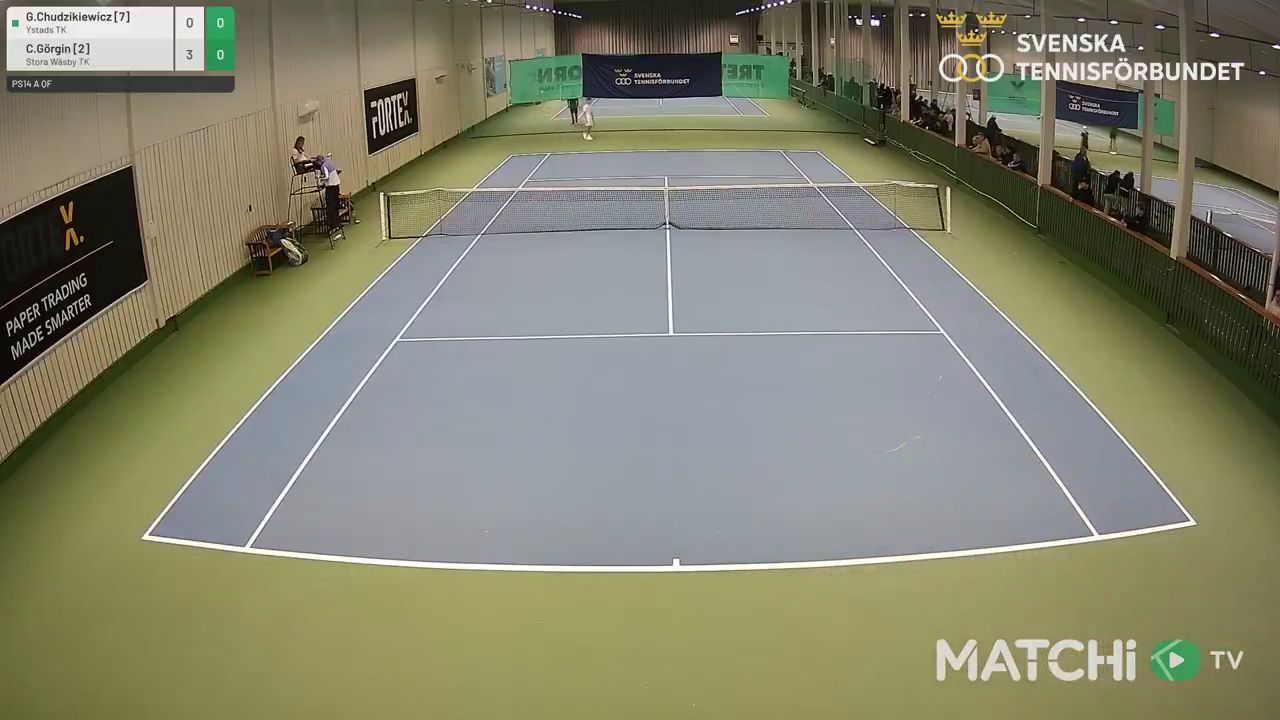
#> input picture ml_pipeline/fixtures_calib/indoor_matchi_0.jpg, 1280 x 720 px; its folder holds only this picture in this run
$ python -i lens_distortion.py   (imports and definitions only)
#> lines starting #> are read from the running program, lines starting #| are printed output that depends on the picture; after the words box and inside, x2 and y2 are one past the last pixel; in counts of white or black regions, pixels touching at a corner belong together
#> further down, picture is the input picture: shape (720, 1280, 3); mean B, G, R 110.3, 132.4, 132.1
"""
Fix E — camera-agnostic lens-distortion estimation (2026-05-28).

Estimates and corrects barrel/fisheye distortion from a single video with NO
checkerboard: the tennis court's many long, mutually-parallel, known-straight
white lines ARE the calibration target ("plumb-line" / straightness methods).

Two estimators + auto model selection (per the research synthesis in
docs/_investigation/court_calibration_silent_degeneracy.md §Architectural
proposal, Agent 2):

  • LINE  — one-parameter division model (Fitzgibbon): r_u = r_d / (1+λ·r_d²).
            Minimise the straightness residual of detected court lines over
            (centre, λ), then convert λ → OpenCV Brown-Conrady (k1, k2).
            Works even when keypoint coverage is sparse (uses whole lines).
  • FISHEYE — cv2.fisheye.calibrate (Kannala-Brandt) from court keypoints,
            for strong wide-angle/GoPro lenses the k1,k2 polynomial can't fit.
  • AUTO  — fit both, pick the one with the lower residual line curvature.

Correction is applied at the COORDINATE-TRANSFORM layer (cv2.undistortPoints
on court keypoints for the homography fit, and on individual detections
downstream) — never a full-frame remap. So it slots in front of the existing
homography/radial fit with negligible per-frame cost and no detector retraining.

⚠️ STATUS: built 2026-05-28, DORMANT by default. Gated behind the env var
T5_CALIB_LENS_MODE (off|line|fisheye|auto; default 'off'). The radial path in
camera_calibration.py already handles the wide MATCHi/club cameras we see in
production; this module future-proofs for the phone-ultrawide / GoPro-fisheye
cameras coming as users onboard. The FISHEYE path is UNVALIDATED end-to-end
until a Class-C/D fixture exists (see court_calibration_camera_taxonomy.md).
Do NOT enable in production without validating on a real wide/fisheye clip.

INTEGRATION (deploy-later — do this WITH a Class-C/D fixture, not before):
  1. Acquire a phone-ultrawide + a GoPro tennis clip → add as bench_lens
     fixtures; tune `band`/bounds and confirm the recovered k1 matches the
     known lens (this is the missing validation — on near-rectilinear footage
     the residual signal is too weak to verify accuracy; `bench_lens` only
     proves the estimator is well-behaved / non-divergent today).
  2. In court_detector: when lens_mode()!='off', buffer ~12 calibration
     frames; at lock call estimate_lens_distortion(frames, observations,
     shape) in a try/except (must never break the lock) → store self._lens.
  3. Apply consistently at the transform layer (this is the load-bearing
     part — get all directions consistent or coordinates will be wrong):
       • undistort the calibration keypoint OBSERVATIONS via undistort_points()
         BEFORE fit_calibration (so the homography/radial fit is in
         undistorted space);
       • undistort the query pixel at the top of to_court_coords();
       • the ROI extractors project metric→pixel (project_metres_to_pixel) to
         find scan regions in the DISTORTED frame — those results must be
         RE-distorted (inverse of undistort_points) or the ROI lands wrong.
     All four gated on `self._lens is not None` (None when the env flag is
     off) so the default path is byte-identical to today.
  4. bench + bench_calib must stay green with the flag OFF; then validate the
     fisheye fixture with the flag ON before the BATCH-SIDE rebuild.
"""
from __future__ import annotations

import logging
import os
from dataclasses import dataclass
from typing import Optional

import cv2
import numpy as np

logger = logging.getLogger(__name__)


def lens_mode() -> str:
    """Env-driven mode: 'off' (default) | 'line' | 'fisheye' | 'auto'."""
    return os.environ.get("T5_CALIB_LENS_MODE", "off").strip().lower()


@dataclass
class LensDistortion:
    model: str                       # 'brown_conrady' | 'fisheye'
    K: np.ndarray                    # (3,3) intrinsics
    dist: np.ndarray                 # Brown-Conrady (5,) or fisheye (4,1)
    residual_px: float               # worst-line straightness RMS after undistort (lower = better)
    baseline_px: float               # worst-line residual BEFORE undistort (for "did it help")
    center: Optional[tuple] = None   # distortion centre (line model)

    @property
    def improved(self) -> bool:
        return self.residual_px < self.baseline_px


# ──────────────────────────────────────────────────────────────────────────
# Line extraction — the court lines are our straightness target
# ──────────────────────────────────────────────────────────────────────────

def extract_court_line_points(frame: np.ndarray, min_len: int = 120,
                              band: float = 8.0, nbins: int = 24) -> list[np.ndarray]:
    """Detect court lines → list of (N,2) CENTERLINE point arrays per line.

    Critically, these are real Canny edge pixels (which BOW under barrel
    distortion), NOT points re-sampled along a straight Hough segment (which
    would be collinear by construction and blind to distortion). For each
    Hough segment we collect edgels within ±`band` px of the line, bin them
    along the segment, and take the mean perpendicular offset per bin — a
    thickness-robust centerline that curves exactly as the lens distorts it.
    Mirrors court_detector._detect_hough's white-mask so it keys off the same
    court-line signal.
    """
#> called with min_len = 120, band = 8, nbins = 24
    h, w = frame.shape[:2]
#> h = 720; w = 1280
    hsv = cv2.cvtColor(frame, cv2.COLOR_BGR2HSV)
#> hsv: shape (720, 1280, 3); mean H, S, V 54.9, 68, 137.8
    gray = cv2.cvtColor(frame, cv2.COLOR_BGR2GRAY)
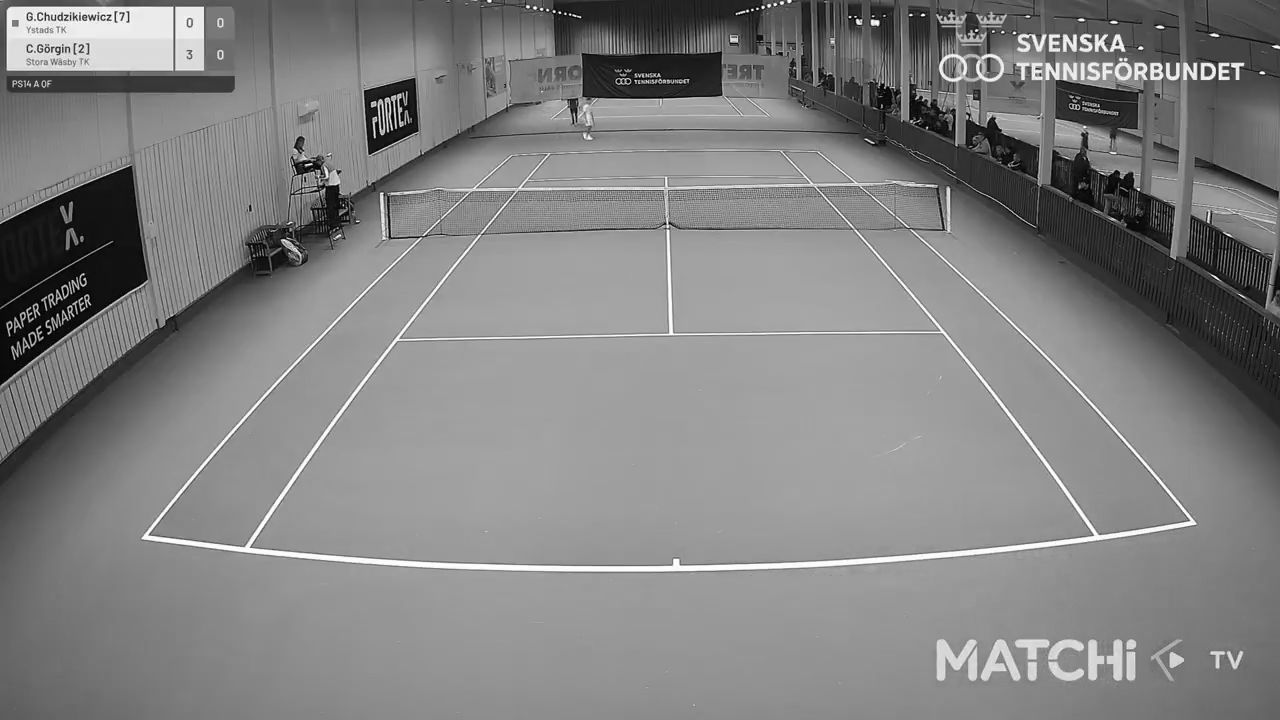
#> gray: shape (720, 1280); min 0, max 255, mean 129.8
    white = cv2.inRange(hsv, (0, 0, 180), (180, 50, 255))
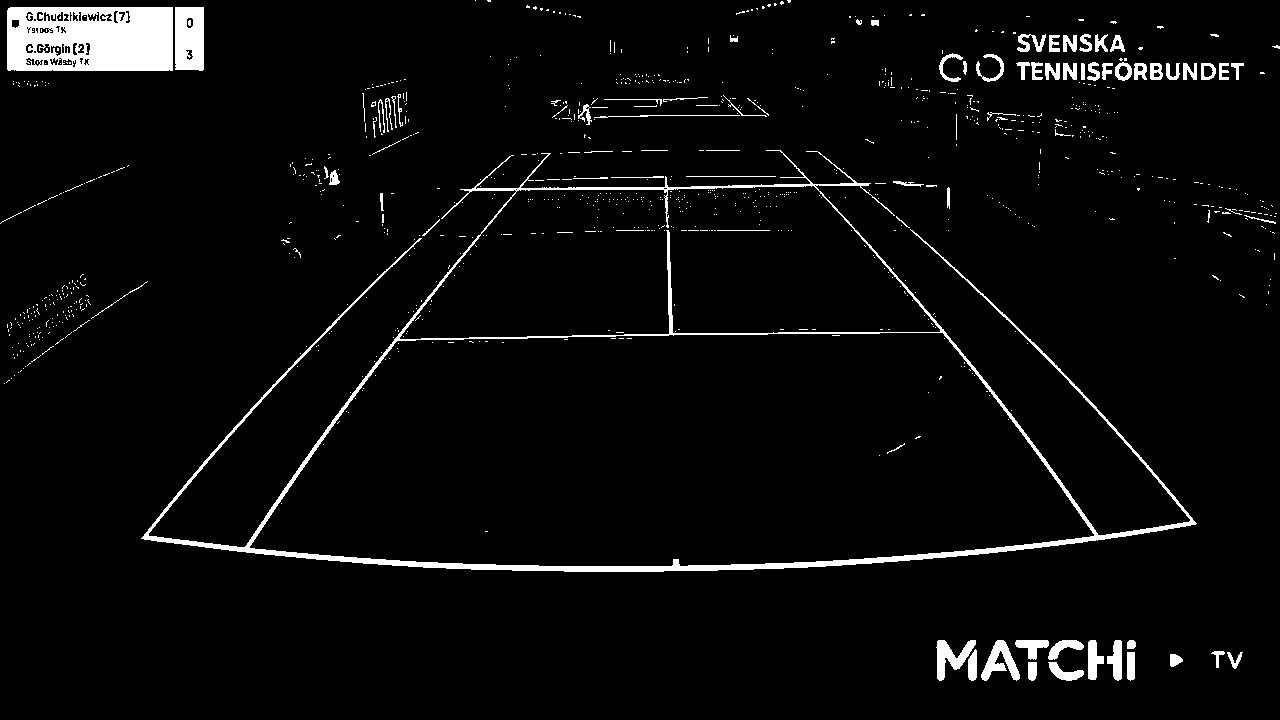
#> white: shape (720, 1280); 4% white; 990 white regions (904 under 20 px), largest, box (x1, y1, x2, y2) and area: (141, 150, 1197, 572) 13490, (7, 7, 173, 71) 9458, (175, 7, 204, 71) 1740
    _, bright = cv2.threshold(gray, 200, 255, cv2.THRESH_BINARY)
#> bright: shape (720, 1280); 3.3% white; 416 white regions (356 under 20 px), largest, box (x1, y1, x2, y2) and area: (142, 230, 1196, 571) 10167, (7, 7, 173, 70) 8957, (176, 7, 204, 70) 1657
    mask = cv2.bitwise_or(white, bright)
#> mask: shape (720, 1280); 4% white; 1008 white regions (919 under 20 px), largest, box (x1, y1, x2, y2) and area: (141, 150, 1197, 572) 13524, (7, 7, 173, 71) 9459, (175, 7, 204, 71) 1740
    mask = cv2.morphologyEx(mask, cv2.MORPH_CLOSE,
                            cv2.getStructuringElement(cv2.MORPH_RECT, (5, 2)))
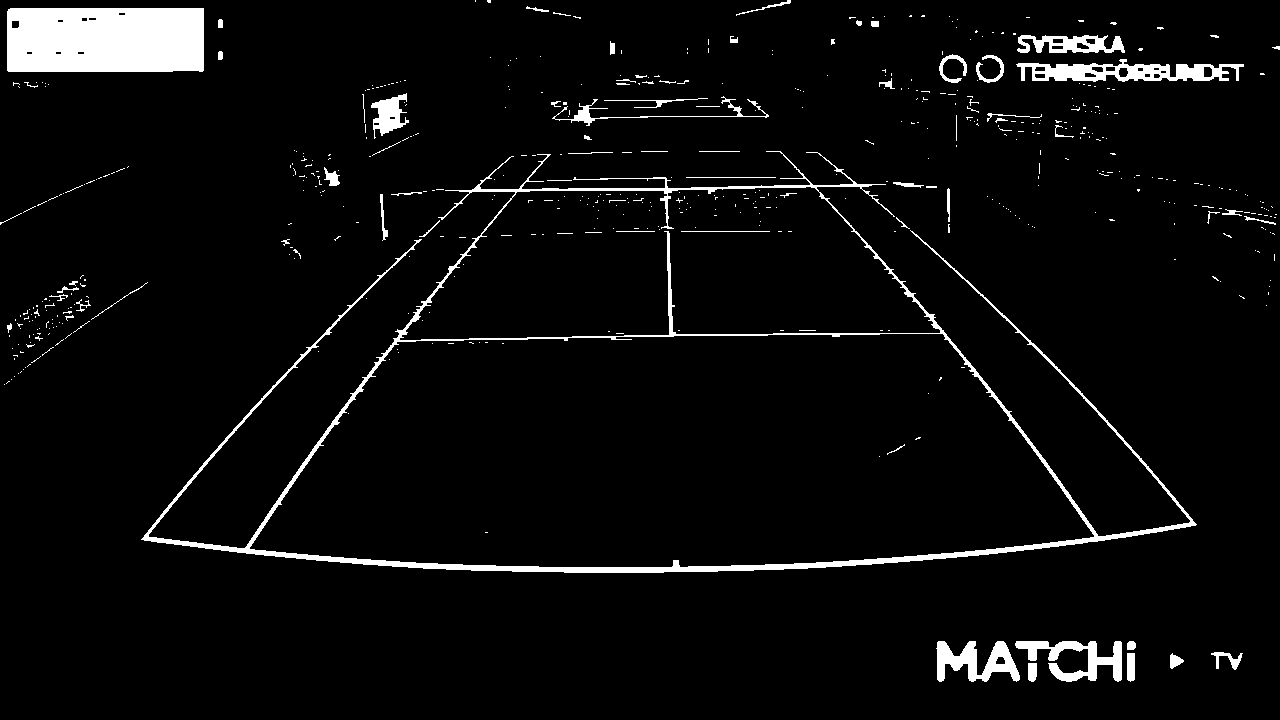
#> mask: shape (720, 1280); 4.5% white; 552 white regions (481 under 20 px), largest, box (x1, y1, x2, y2) and area: (141, 151, 1197, 573) 14411, (7, 8, 204, 72) 12444, (1016, 59, 1244, 82) 2720
    edges = cv2.Canny(mask, 50, 150, apertureSize=3)
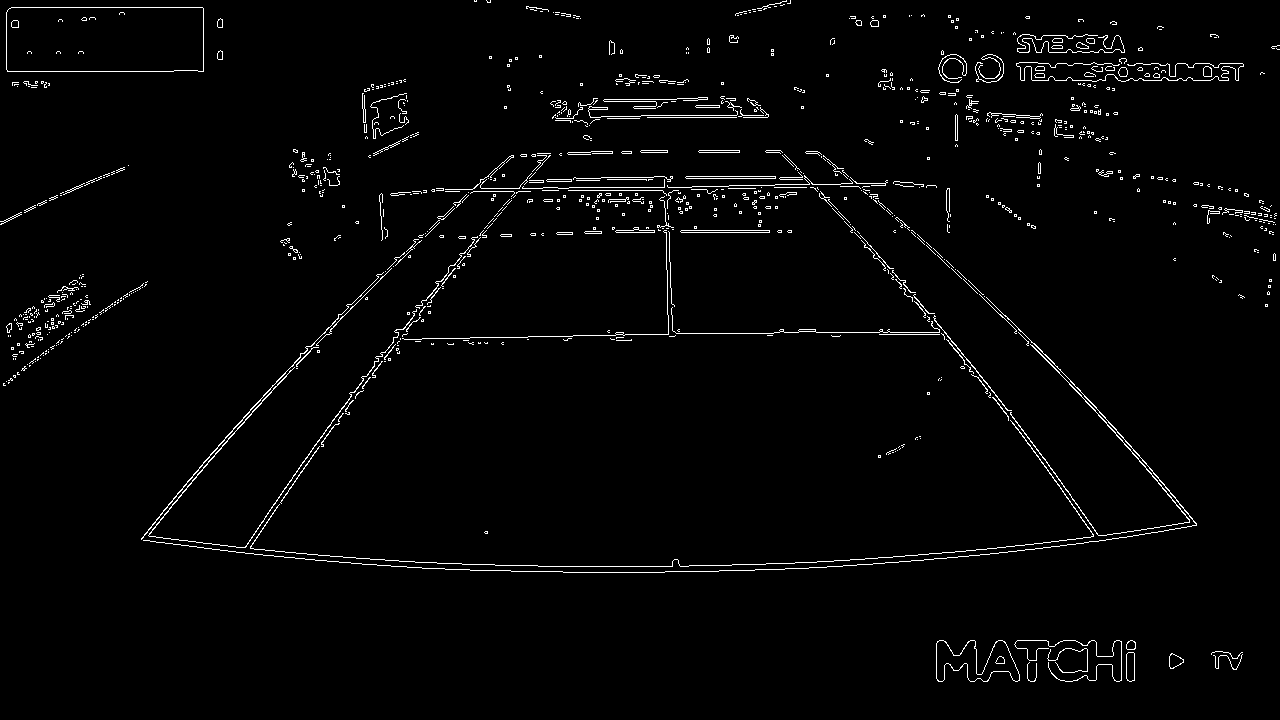
#> edges: shape (720, 1280); 2.1% white in thin lines or dots
    ys, xs = np.nonzero(edges)
#> ys = 19694 values from 0 to 681; xs = 19694 values, max 1279 at index 1074, min 0 at index 9840, mean 694.1
    if len(xs) < 50:
        return []
    edgel = np.stack([xs, ys], axis=1).astype(np.float64)  # (M,2)
#> edgel = 19694 pairs, first value 0 to 1279, second value 0 to 681

    segs = cv2.HoughLinesP(edges, 1, np.pi / 180, threshold=80,
                           minLineLength=min_len, maxLineGap=10)
#> segs = 19 rows, first 6: [422, 338, 668, 334], [7, 71, 173, 71], [348, 405, 480, 235], [641, 115, 768, 115], [832, 561, 1050, 542], [11, 7, 202, 7]
    if segs is None:
        return []
    lines = []
    for s in segs:
        x1, y1, x2, y2 = [float(v) for v in s[0]]
        p1 = np.array([x1, y1])
        d = np.array([x2 - x1, y2 - y1])
        L = float(np.hypot(*d))
        if L < min_len:
            continue
        dn = d / L
        nrm = np.array([-dn[1], dn[0]])
        rel = edgel - p1
        t = rel @ dn
        perp = rel @ nrm
        sel = (t >= 0) & (t <= L) & (np.abs(perp) <= band)
        if int(sel.sum()) < 20:
            continue
        tt, pp = t[sel], perp[sel]
        bins = np.clip((tt / L * nbins).astype(int), 0, nbins - 1)
        pts = []
        for b in range(nbins):
            m = bins == b
            if int(m.sum()) >= 2:
                pts.append(p1 + tt[m].mean() * dn + pp[m].mean() * nrm)
        if len(pts) >= 8:
            lines.append(np.array(pts, dtype=np.float64))
#> this loop made 19 passes
#> (x1, y1, x2, y2, d, L, dn, nrm) on passes 1 to 9: (422, 338, 668, 334, [246, -4], 246, [1, -0.0163], [0.0163, 1]), (7, 71, 173, 71, [166, 0], 166, [1, 0], [0, 1]), (348, 405, 480, 235, [132, -170], 215.2, [0.613, -0.79], [0.79, 0.613]), (641, 115, 768, 115, [127, 0], 127, [1, 0], [0, 1]), (832, 561, 1050, 542, [218, -19], 218.8, [0.996, -0.0868], [0.0868, 0.996]), (11, 7, 202, 7, [191, 0], 191, [1, 0], [0, 1]), (1118, 80, 1238, 80, [120, 0], 120, [1, 0], [0, 1]), (647, 117, 767, 117, [120, 0], 120, [1, 0], [0, 1]), (285, 552, 414, 561, [129, 9], 129.3, [0.998, 0.0696], [-0.0696, 0.998])
#> after the loop, lines = 19 point arrays, longest 24 points
    return lines


# ──────────────────────────────────────────────────────────────────────────
# One-parameter division model (Fitzgibbon)
# ──────────────────────────────────────────────────────────────────────────

# [19 lines left out: functions _undistort_div, _straightness_residual, not called in this run]


# Physical bounds so the optimiser can't "straighten" lines by collapsing all
# points to a singularity (a huge |λ| drives the corner-undistort factor to 0
# → fake-zero residual, the k1≈1e20 failure mode). Constrain the radial
# undistort scale at the image corner to a real-lens range.
_CORNER_FACTOR_LO = 0.55   # max barrel expansion at corner (λ < 0)
_CORNER_FACTOR_HI = 1.8    # max pincushion compression at corner (λ > 0)
_MAX_ABS_K1 = 0.8          # sane Brown-Conrady k1 ceiling for consumer lenses


# [188 lines left out: functions fit_division_model, division_to_brown_conrady, residual_straightness, _default_K, estimate_fisheye, estimate_lens_distortion and 1 more, not called in this run]

>>> import cv2
>>> picture = cv2.imread('fixtures_calib/indoor_matchi_0.jpg')
>>> result = extract_court_line_points(picture)
#> result = 19 point arrays, longest 24 points
